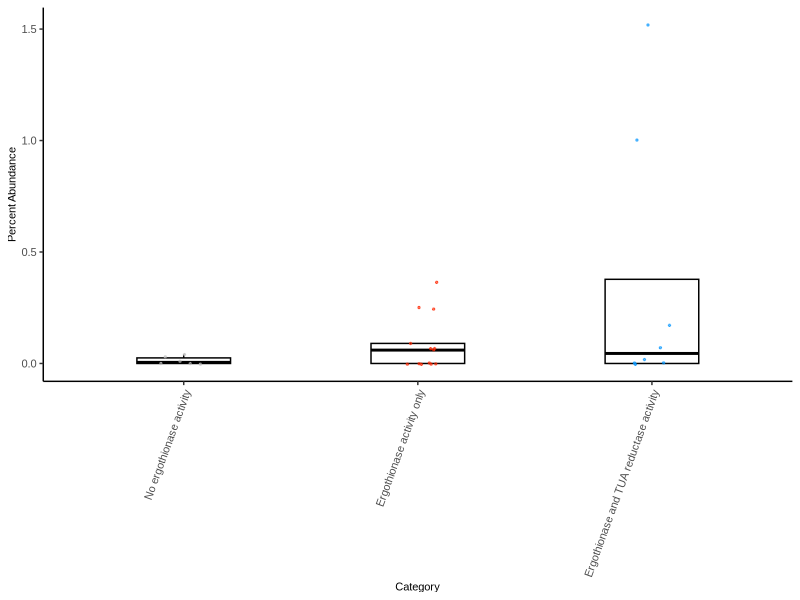
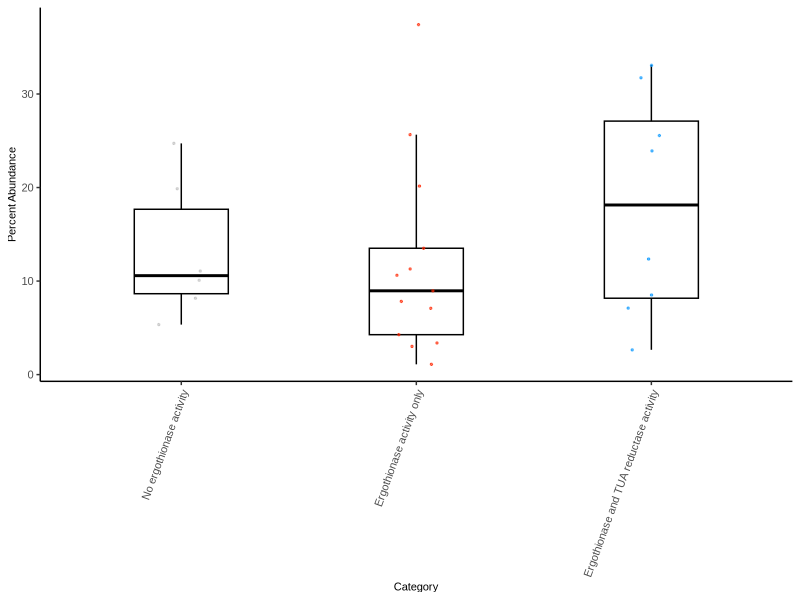
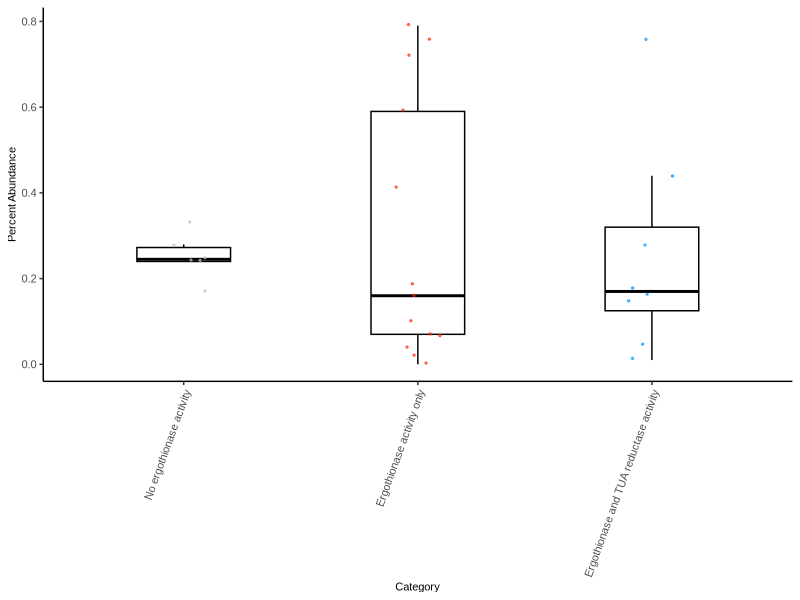
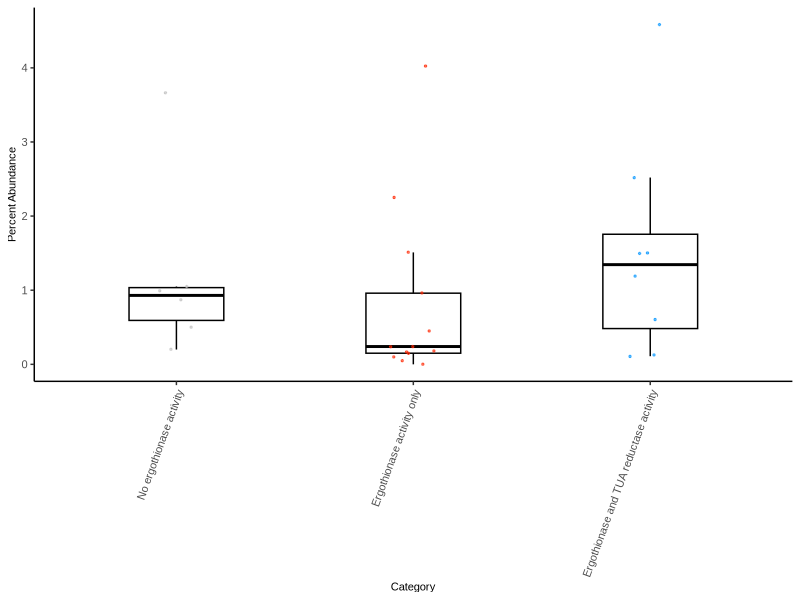
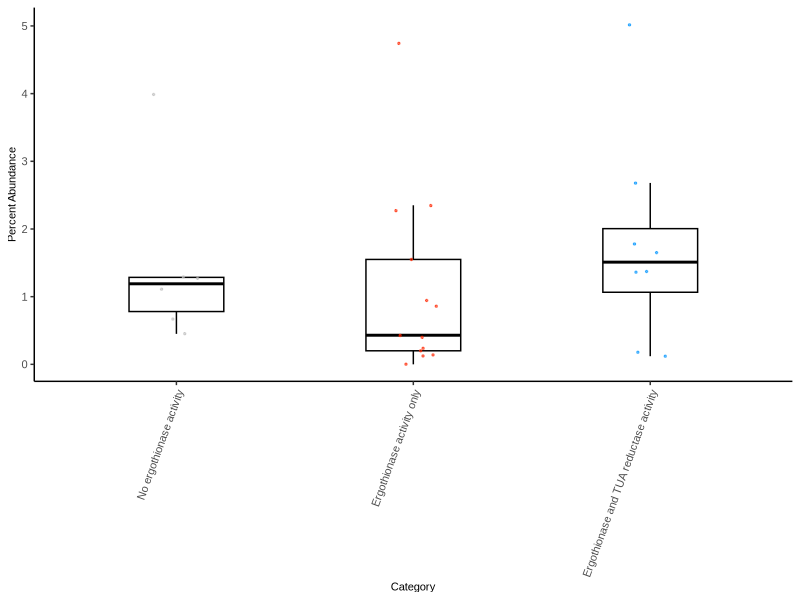
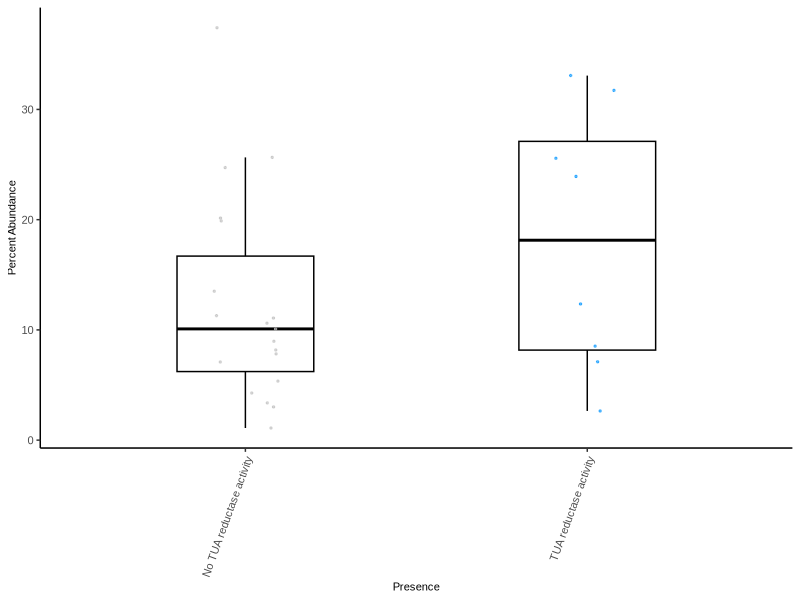
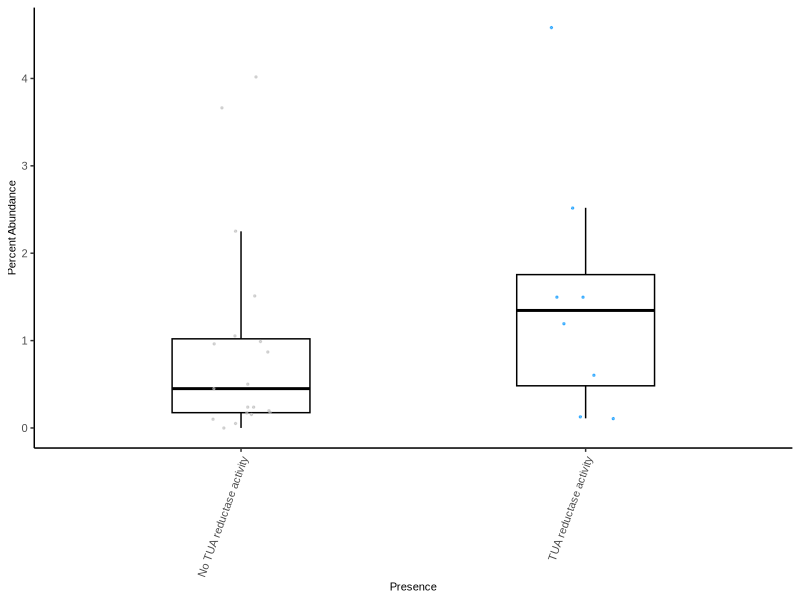
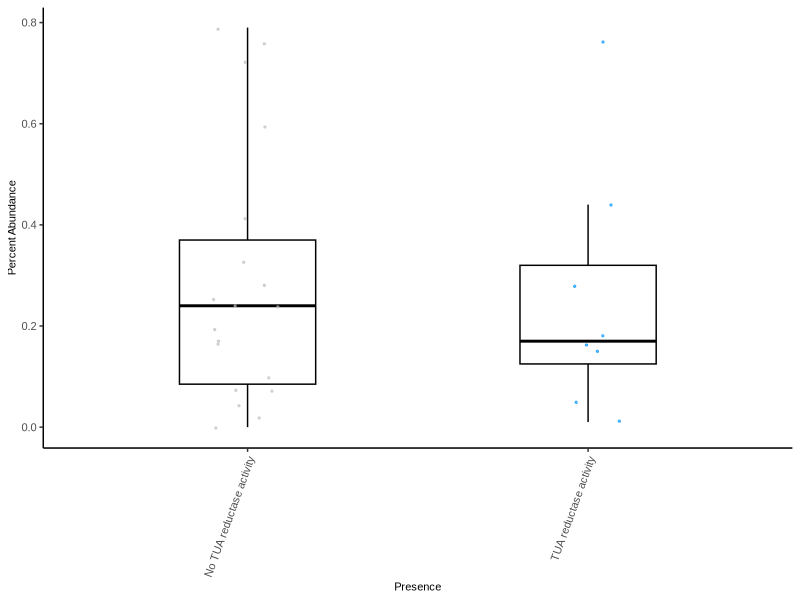

Write R code to recreate these figures, in order.
## ---- chunk 1
library(ggplot2)
library(dplyr)
library(tidyr)
library(tibble)
library(ggpubr)
library(patchwork)
## ---- chunk 2
df <- read.table("../Tables/Fig_Abundance_Data.tsv", sep="\t", header=TRUE)
metadata <- read.table("../Tables/Metadata.txt", sep="\t", header=TRUE)
merged <- merge(df, metadata, by="Sample")

merged$Category <- factor(merged$Category, levels = c(
  "No ergothionase activity",
  "Ergothionase activity only",
  "Ergothionase and TUA reductase activity"
))
## ---- chunk 3
bacteroides <- merged %>% filter(Species == "Bacteroides")
ovatus <- merged %>% filter(Species == "Bacteroides ovatus")
xylanisolvens <- merged %>% filter(Species == "Bacteroides xylanisolvens")
sym <- merged %>% filter(Species == "Clostridium_Q symbiosum")
## ---- chunk 4

# sum up TUA reducer species
tua_reducers <- merged %>%
  mutate(`TUA-reducers abundance` = ifelse(
    Species %in% c("Bacteroides ovatus", "Bacteroides xylanisolvens"),
    Percent_Abundance, 0)) %>%
  group_by(Sample) %>%
  summarise(`TUA-reducers abundance` = sum(`TUA-reducers abundance`))

tua_reducers <- merge(tua_reducers, metadata, by="Sample")
tua_reducers$Category <- factor(tua_reducers$Category, levels = levels(merged$Category))

# for 2 category plot (TUA reducer vs non TUA reducer)
tua_reducers_2 <- tua_reducers %>%
  mutate(Presence = ifelse(Category == "Ergothionase and TUA reductase activity", "TUA reductase activity", "No TUA reductase activity"))

ovatus_tua_reducers_2 <- ovatus %>%
  mutate(Presence = ifelse(Category == "Ergothionase and TUA reductase activity", "TUA reductase activity", "No TUA reductase activity"))

xy_tua_reducers_2 <- xylanisolvens %>%
  mutate(Presence = ifelse(Category == "Ergothionase and TUA reductase activity", "TUA reductase activity", "No TUA reductase activity"))

bacteroides_tua_reducers_2 <- bacteroides %>%
  mutate(Presence = ifelse(Category == "Ergothionase and TUA reductase activity", "TUA reductase activity", "No TUA reductase activity"))

sym_2 <- sym %>%
  mutate(Presence = ifelse(Category == "No ergothionase activity", "No ergothionase activity", "Ergothionase activity"))

## ---- chunk 5
custom_theme <- theme_classic() +
  theme(
    legend.position = "none",
    axis.text.x = element_text(angle = 70, hjust = 1, size = 8, family = "Arial"),
    axis.title = element_text(size = 8, family = "Arial"),
    axis.text = element_text(size = 8, family = "Arial"),
    plot.title = element_text(size = 8, family = "Arial"),
    legend.title = element_text(size = 8, family = "Arial"),
    legend.text = element_text(size = 8, family = "Arial")
  )
color_map <- c(
  "No ergothionase activity" = "gray",
  "Ergothionase activity only" = "#ff2600",
  "Ergothionase and TUA reductase activity" = "#0095ff"
)

custom_theme_tua <- theme_classic() +
  theme(
    legend.position = "none",
    axis.text.x = element_text(angle = 70, hjust = 1, size = 8, family = "Arial"),
    axis.title = element_text(size = 8, family = "Arial"),
    axis.text = element_text(size = 8, family = "Arial"),
    plot.title = element_text(size = 8, family = "Arial"),
    legend.title = element_text(size = 8, family = "Arial"),
    legend.text = element_text(size = 8, family = "Arial")
  )
color_map_TUA <- c(
    "No TUA reductase activity" = "gray",
    "TUA reductase activity" = "#0095ff"
)
## ---- chunk 6
p1 <- ggplot(sym, aes(x = Category, y = Percent_Abundance)) +
  geom_boxplot(fill = NA, color = "black", width = 0.4, outlier.shape = NA) +
  geom_jitter(aes(color = Category), width = 0.1, size = 0.5, alpha = 0.6) +
  scale_color_manual(values = color_map) +
  labs(y = "Percent Abundance") +
  custom_theme
p1

ggsave("Fig_Sym_Bar_3.svg", plot = p1, device = "svg", width = 89 * 0.5 / 25.4, height = 89 / 25.4, units = "in")
## ---- chunk 7
p2 <- ggplot(bacteroides, aes(x = Category, y = Percent_Abundance)) +
  geom_boxplot(fill = NA, color = "black", width = 0.4, outlier.shape = NA) +
  geom_jitter(aes(color = Category), width = 0.1, size = 0.5, alpha = 0.6) +
  scale_color_manual(values = color_map) +
  labs(y = "Percent Abundance") +
  custom_theme
p2

ggsave("Fig_Bacteroides_Bar_3.svg", plot = p2, device = "svg", width = 89 * 0.5 / 25.4, height = 89 / 25.4, units = "in")
## ---- chunk 8
p3 <- ggplot(xylanisolvens, aes(x = Category, y = Percent_Abundance)) +
  geom_boxplot(fill = NA, color = "black", width = 0.4, outlier.shape = NA) +
  geom_jitter(aes(color = Category), width = 0.1, size = 0.5, alpha = 0.6) +
  scale_color_manual(values = color_map) +
  labs(y = "Percent Abundance") +
  custom_theme
p3

ggsave("Fig_xyl_Bar_3.svg", plot = p3, device = "svg", width = 89 * 0.5 / 25.4, height = 89 / 25.4, units = "in")
## ---- chunk 9
p4 <- ggplot(ovatus, aes(x = Category, y = Percent_Abundance)) +
  geom_boxplot(fill = NA, color = "black", width = 0.4, outlier.shape = NA) +
  geom_jitter(aes(color = Category), width = 0.1, size = 0.5, alpha = 0.6) +
  scale_color_manual(values = color_map) +
  labs(y = "Percent Abundance") +
  custom_theme
p4

ggsave("Fig_ovatus_Bar_3.svg", plot = p4, device = "svg", width = 89 * 0.5 / 25.4, height = 89 / 25.4, units = "in")
## ---- chunk 10
p5 <- ggplot(tua_reducers, aes(x = Category, y = `TUA-reducers abundance`)) +
  geom_boxplot(fill = NA, color = "black", width = 0.4, outlier.shape = NA) +
  geom_jitter(aes(color = Category), width = 0.1, size = 0.5, alpha = 0.6) +
  scale_color_manual(values = color_map) +
  labs(y = "Percent Abundance") +
  custom_theme
p5

ggsave("Fig_TUA_reducers_Bar_3.svg", plot = p5, device = "svg", width = 89 * 0.5 / 25.4, height = 89 / 25.4, units = "in")

## ---- chunk 11
p6 <- ggplot(bacteroides_tua_reducers_2, aes(x = Presence, y = Percent_Abundance)) +
  geom_boxplot(fill = NA, color = "black", width = 0.4, outlier.shape = NA) +
  geom_jitter(aes(color = Presence), width = 0.1, size = 0.5, alpha = 0.6) +
  scale_color_manual(values = color_map_TUA) +
  labs(y = "Percent Abundance") +
  custom_theme_tua
p6

ggsave("Fig_Bacteroides_2.svg", plot = p6, device = "svg", width = 89 * 0.5 / 25.4, height = 89 * 0.8 * 1.052 / 25.4, units = "in")

## ---- chunk 12
p7 <- ggplot(ovatus_tua_reducers_2, aes(x = Presence, y = Percent_Abundance)) +
  geom_boxplot(fill = NA, color = "black", width = 0.4, outlier.shape = NA) +
  geom_jitter(aes(color = Presence), width = 0.1, size = 0.5, alpha = 0.6) +
  scale_color_manual(values = color_map_TUA) +
  labs(y = "Percent Abundance") +
  custom_theme_tua
p7

ggsave("Fig_ovatus_2.svg", plot = p7, device = "svg", width = 89 * 0.5 / 25.4, height = 89 * 0.8 * 1.052 / 25.4, units = "in")

## ---- chunk 13
p8 <- ggplot(xy_tua_reducers_2, aes(x = Presence, y = Percent_Abundance)) +
  geom_boxplot(fill = NA, color = "black", width = 0.4, outlier.shape = NA) +
  geom_jitter(aes(color = Presence), width = 0.1, size = 0.5, alpha = 0.6) +
  scale_color_manual(values = color_map_TUA) +
  labs(y = "Percent Abundance") +
  custom_theme_tua
p8

ggsave("Fig_xyl_2.svg", plot = p8, device = "svg", width = 89 * 0.5 / 25.4, height = 89 * 0.8 * 1.052 / 25.4, units = "in")

## ---- chunk 14
sym_2$Presence <- factor(sym_2$Presence, levels = c(
  "No ergothionase activity",
  "Ergothionase activity"
))

p9 <- ggplot(sym_2, aes(x = Presence, y = Percent_Abundance)) +
  geom_boxplot(fill = NA, color = "black", width = 0.4, outlier.shape = NA) +
  geom_jitter(aes(color = Presence), width = 0.1, size = 0.5, alpha = 0.6) +
  scale_color_manual(values = c(
    "No ergothionase activity" = "gray",
    "Ergothionase activity" = "#ff2600"
  )) +
  labs(y = "Percent Abundance") +
  custom_theme_tua
p9

ggsave("Fig_sym_2.svg", plot = p8, device = "svg", width = 89 * 0.5 / 25.4, height = 89 * 0.8 * 1.052 / 25.4, units = "in")

## ---- chunk 15
p10 <- ggplot(tua_reducers_2, aes(x = Presence, y = `TUA-reducers abundance`)) +
  geom_boxplot(fill = NA, color = "black", width = 0.4, outlier.shape = NA) +
  geom_jitter(aes(color = Presence), width = 0.1, size = 0.5, alpha = 0.6) +
  scale_color_manual(values = color_map_TUA) +
  labs(y = "Percent Abundance") +
  custom_theme_tua
p10

ggsave("Fig_TUA_reducers_2.svg", plot = p10, device = "svg", width = 89 * 0.5 / 25.4, height = 89 * 0.8 * 1.052 / 25.4, units = "in")

## ---- chunk 16

combined <- (p2 + p5 + p4 + p3 + p6 + p10 + p7 + p8 + p1+ p9) &
  theme(
    axis.title.x = element_blank(),
    axis.title.y = element_blank()
  )

print(combined)

ggsave("Fig_all_reducers.svg", plot = combined, device = "svg", width = 5, height = 10, units = "in")

## ---- chunk 17

# Bacteroides 3 categories ANOVA
bacteroides_aov <- aov(Percent_Abundance ~ Category, data = bacteroides)
summary(bacteroides_aov)

# C. symbiosum 3 categories ANOVA
sym_aov <- aov(Percent_Abundance ~ Category, data = sym)
summary(sym_aov)

# B. ovatus 3 categories ANOVA
ovatus_aov <- aov(Percent_Abundance ~ Category, data = ovatus)
summary(ovatus_aov)

# B. xylanisolvens 3 categories ANOVA
xylanisolvens_aov <- aov(Percent_Abundance ~ Category, data = xylanisolvens)
summary(xylanisolvens_aov)

# Bacteroides Wilcox rank sum test 
bacteroides_wilcox <- wilcox.test(Percent_Abundance ~ Presence, data = bacteroides_tua_reducers_2, alternative="less")
bacteroides_wilcox

# C. symbiosum Wilcox rank sum test 
sym_wilcox <- wilcox.test(Percent_Abundance ~ Presence, data = sym_2, alternative="less")
sym_wilcox

# B. ovatus Wilcox rank sum test 
ovatus_wilcox <- wilcox.test(Percent_Abundance ~ Presence, data = ovatus_tua_reducers_2, alternative="less")
ovatus_wilcox

# B. xylanisolvens Wilcox rank sum test 
xy_wilcox <- wilcox.test(Percent_Abundance ~ Presence, data = xy_tua_reducers_2, alternative="less")
xy_wilcox

